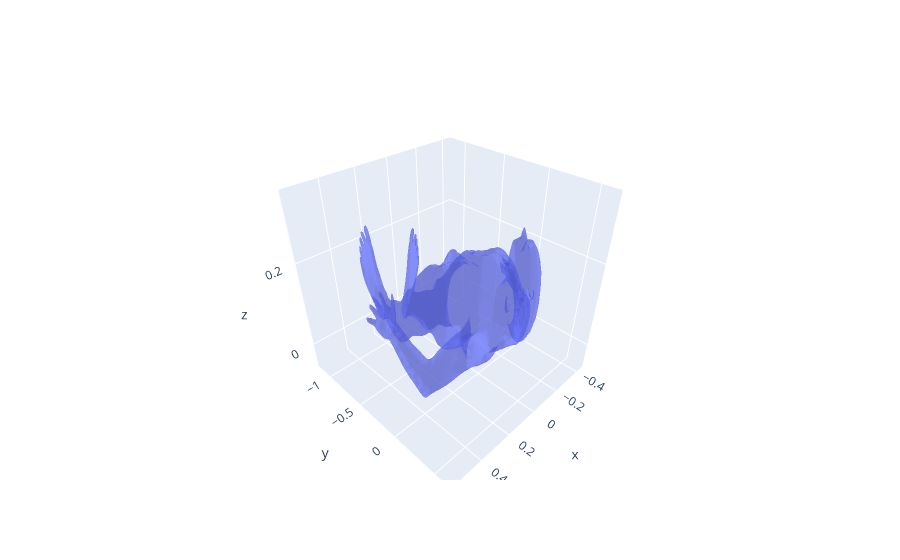

The notebook cell this image was saved under:
### Code cell
fig = go.Figure(data=[go.Mesh3d(x = x, y = y, z=z, opacity=0.5, i=i, j=j, k=k)])
fig.show()

### Figure 1 — Plotly figure (JSON) as saved in the notebook; plotly's stock layout.template omitted (floating-point values rounded to 4 significant figures; data arrays with more than 128 entries replaced by an {"elided": "..."} marker saying what was removed)
{"data": [{"i": {"elided": "13776 int values"}, "j": {"elided": "13776 int values"}, "k": {"elided": "13776 int values"}, "opacity": 0.5, "type": "mesh3d", "x": {"elided": "6890 float values"}, "y": {"elided": "6890 float values"}, "z": {"elided": "6890 float values"}}], "layout": {}}
